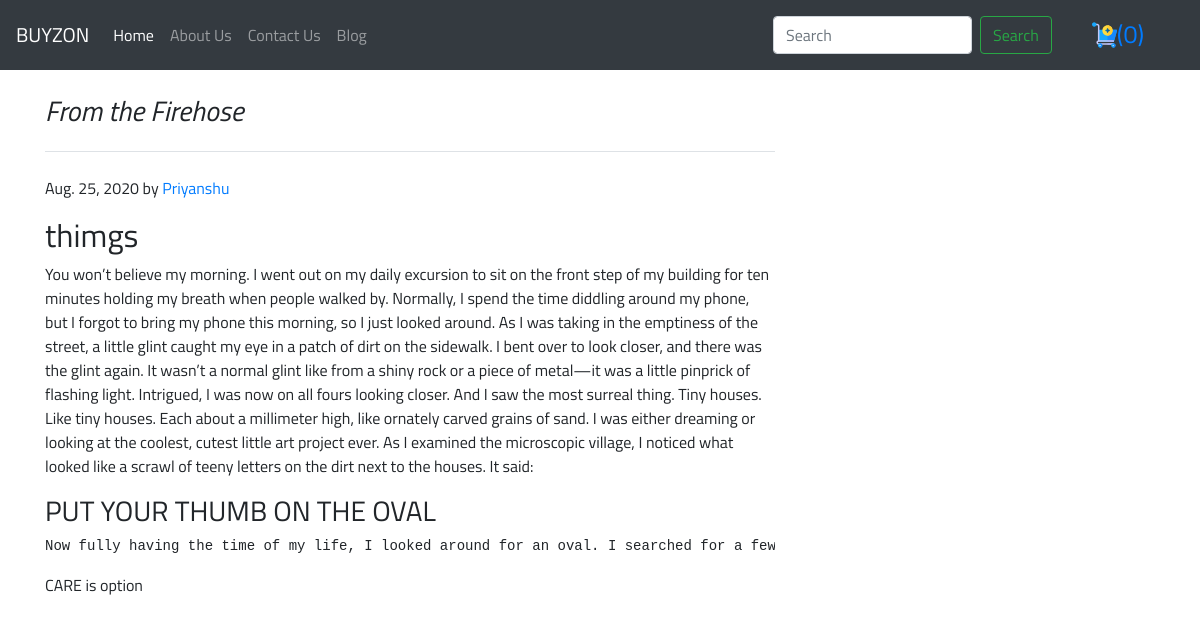
The page /blog/blogpost/1 on the database its author committed.
### blog/models.py (models this page shows, shortened)
class BlogPost(models.Model):
    blogpost_id = models.AutoField(primary_key=True)
    title = models.CharField(max_length=100, default="")
    heading1 = models.CharField(max_length=1000, default="")
    content1 = models.CharField(max_length=11111, default="")
    head2 = models.CharField(max_length=1111, default="")
    con2 = models.CharField(max_length=11111, default="")
    head3 = models.CharField(max_length=1111, default="")
    con3 = models.CharField(max_length=11111, default="")
    head4 = models.CharField(max_length=1111, default="")
    con4 = models.CharField(max_length=11111, default="")
    pub_date = models.DateField()
    category = models.CharField(max_length=50, default="")
    subcategory = models.CharField(max_length=80, default="")
    thumbnail = models.ImageField(upload_to='blog/images', default="")
    image1 = models.ImageField(upload_to='blog/images', default="")
    image2 = models.ImageField(upload_to='blog/images', default="")

### blog/views.py (the view)
# urls.py: path('blogpost/<int:id>', views.blogpost, name="blogpost"),
def blogpost(request, id):
    posts = BlogPost.objects.filter(blogpost_id=id)[0]
    return render(request, 'blog/blogpost.html', {'posts': posts})

### blog/templates/blog/blogpost.html (shortened to what this page needs)
{% extends 'blog/basic.html'%}
{%block body%}
	<main role="main" class="container my-4">
  <div class="row">
    <div class="col-md-8 blog-main">
      <h3 class="pb-4 mb-4 font-italic border-bottom">
        From the Firehose
      </h3>
      <div class="blog-post">
        <p class="blog-post-meta">{{posts.pub_date}} by <a href="#">Priyanshu</a></p>
        <h2>{{posts.heading1}}</h2>
        <p>{{posts.content1}}</p>
        <h3>{{posts.head2}}</h3>
        <pre><code>{{posts.con2}}</code></pre>
        <p>{{posts.con3}}</p>
      </div>
  </div>
</main>
{%endblock%}

### rows shown on the page
BlogPost: pub_date "Aug. 25, 2020", heading1 "thimgs", content1 "You won’t believe my morning. I went out on my daily excursion to sit on the front step of my building for ten minutes holding my breath when people walked by. Normally, I spend the time diddling around my phone, but I forgot to bring my phone this morning, so I just looked around. As I was taking in the emptiness of the street, a little glint caught my eye in a patch of dirt on the sidewalk. I bent over to look closer, and there was the glint again. It wasn’t a normal glint like from a shiny rock or a piece of metal—it was a little pinprick of flashing light. Intrigued, I was now on all fours looking closer. And I saw the most surreal thing. Tiny houses. Like tiny houses. Each about a…", head2 "PUT YOUR THUMB ON THE OVAL", con2 "Now fully having the time of my life, I looked around for an oval. I searched for a few…", con3 "CARE is option"
